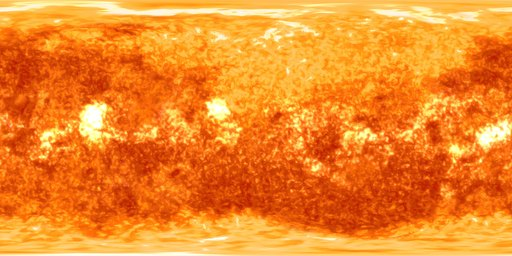
#> input picture palace/orb/tex/sun.jpg, 512 x 256 px, found by its file name
$ python fetch_textures.py
#> lines starting #> are read from the running program, lines starting #| are printed output that depends on the picture
"""Fetch the planet maps for the Orb (palace/orb/): the solar system and the dashboard globes.
usage: python3 palace/tools/fetch_textures.py
Sources:
- Sun, Mercury, Venus (atmosphere), Jupiter, Saturn and its rings, Uranus, Neptune, the Moon: Solar System Scope
  textures (https://www.solarsystemscope.com/textures/, CC BY 4.0, based on NASA imagery), from the PyVista
  example-data mirror on GitHub, which states that licence (the same source as design/img/mars-map.jpg).
- Earth: NASA Blue Marble, land surface, shallow water and shaded topography (public domain), from Bjorn Sandvik's
  webgl-earth repository on GitHub.
Writes palace/orb/tex/<name>.jpg (equirectangular, 1024 x 512, 0 to 360 E, north up; Saturn's rings as a strip)."""
import io, os, urllib.request
from PIL import Image
TOOLS = os.path.dirname(os.path.abspath(__file__)); OUT = os.path.normpath(os.path.join(TOOLS, "..", "orb", "tex")); os.makedirs(OUT, exist_ok=True)
PV = "https://raw.githubusercontent.com/pyvista/vtk-data/master/Data/solar_textures/"
SRC = {"sun": PV + "sun.jpg", "mercury": PV + "mercury.jpg", "venus": PV + "venus_atmosphere.jpg", "jupiter": PV + "jupiter.jpg",
       "saturn": PV + "saturn.jpg", "uranus": PV + "uranus.jpg", "neptune": PV + "neptune.jpg", "moon": PV + "moon.jpg",
       "earth": "https://raw.githubusercontent.com/turban/webgl-earth/master/images/2_no_clouds_4k.jpg"}
def get(url): return Image.open(io.BytesIO(urllib.request.urlopen(url, timeout=90).read()))
#> returned value is the input picture: PIL image 512x256 RGB; mean R, G, B 240, 135.9, 40.5
for name, url in SRC.items():
    src = get(url).convert("RGB"); w, h = src.size
#> after `w, h = src.size`: w = 512; h = 256
    east = Image.new("RGB", (w, h)); east.paste(src.crop((w // 2, 0, w, h)), (0, 0)); east.paste(src.crop((0, 0, w // 2, h)), (w - w // 2, 0))   # 180 W..180 E -> 0..360 E
#> after `east = Image.new('RGB', (w, h))`: east: PIL image 512x256 RGB; every value is 0
#> after `east.paste(src.crop((w // 2, 0, w, h)), (0, 0))`:
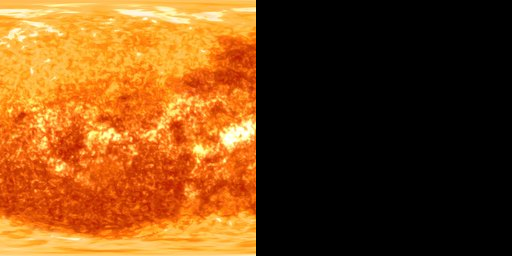
#> east: PIL image 512x256 RGB; mean R, G, B 120.1, 69.3, 21
#> after `east.paste(src.crop((0, 0, w // 2, h)), (w - w // 2, 0))`:
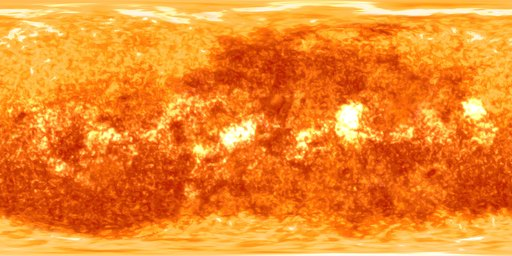
#> east: PIL image 512x256 RGB; mean R, G, B 240, 135.9, 40.5
    size = (512, 256) if name in ("sun", "uranus", "neptune", "venus") else (1024, 512)
    east.resize(size, Image.LANCZOS).save(os.path.join(OUT, name + ".jpg"), "JPEG", quality=86, optimize=True, progressive=True)
    print("wrote", name, os.path.getsize(os.path.join(OUT, name + ".jpg")) // 1024, "KB")
#> pass 2 of the loop `for name, url in SRC.items():`:
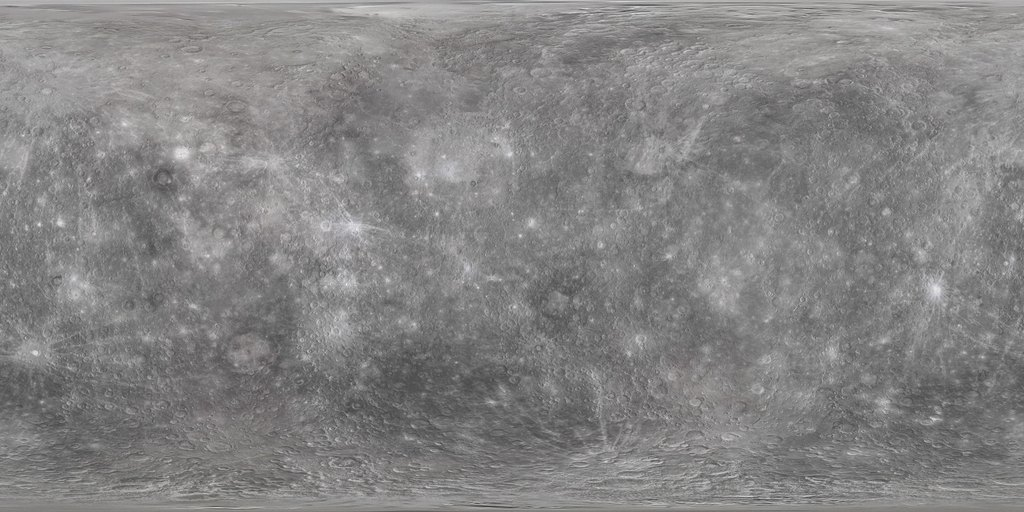
#> input picture palace/orb/tex/mercury.jpg, 1024 x 512 px, found by its file name
#> in get, returned value is the input picture: PIL image 1024x512 RGB; mean R, G, B 132.4, 131.6, 131.5
#> east: PIL image 1024x512 RGB; every value is 0
#> `east.paste(src.crop((w // 2, 0, w, h)), (0, 0))`:
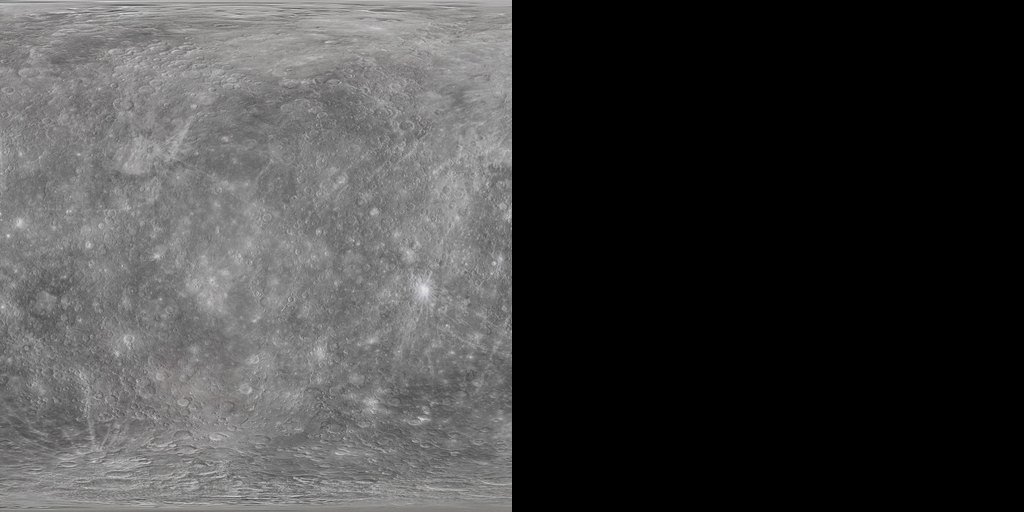
#> east: PIL image 1024x512 RGB; mean R, G, B 65.8, 65.6, 65.6
#> `east.paste(src.crop((0, 0, w // 2, h)), (w - w // 2, 0))`:
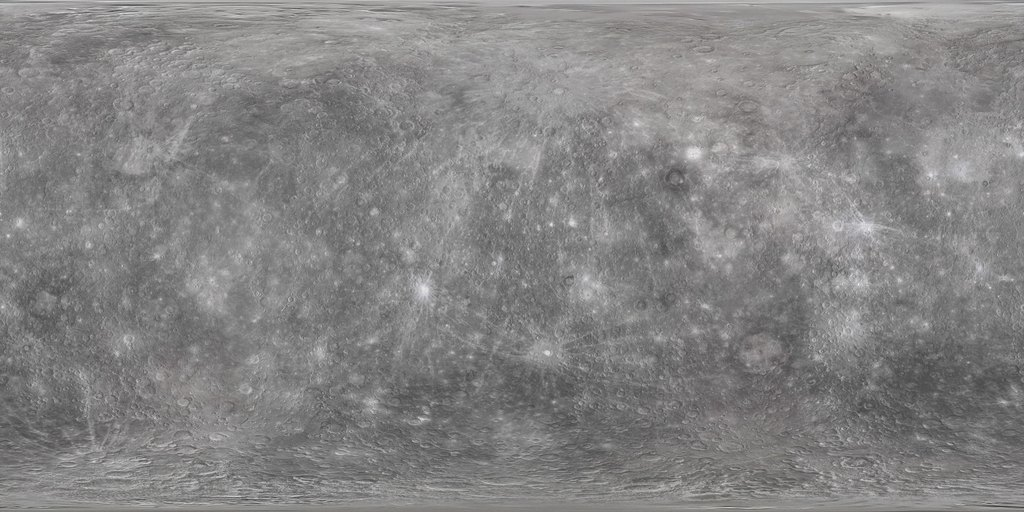
#> east: PIL image 1024x512 RGB; mean R, G, B 132.4, 131.6, 131.5
#> (the run stopped early here; a loop or call above may not have finished)
